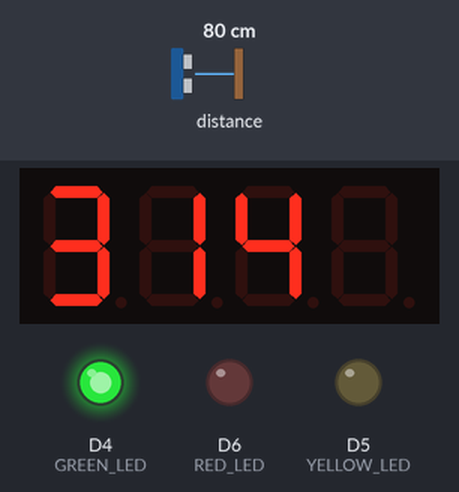
A sketch run on a simulated ESP8266 (NodeMCU). Shown: 4-digit seven-segment display, output pins drawn as LEDs (lit = HIGH). Inputs (shaded band) come from the test bench; at power-on: distance to the obstacle 80 cm. The echo pulse lasts 58.3 µs per cm.

Above: at 1.2 s.
1.3 s: distance to the obstacle set to 65 cm
At 2.1 s:
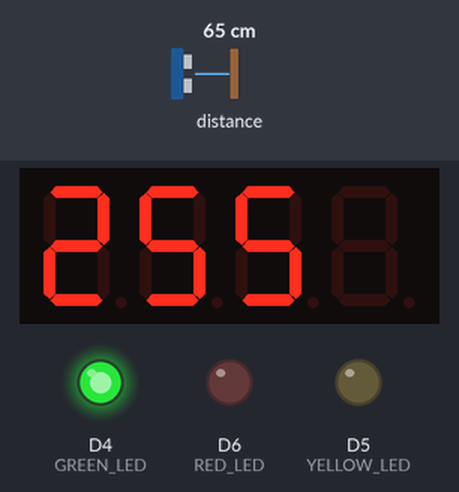
2.8 s: distance to the obstacle set to 56 cm
At 3.3 s:
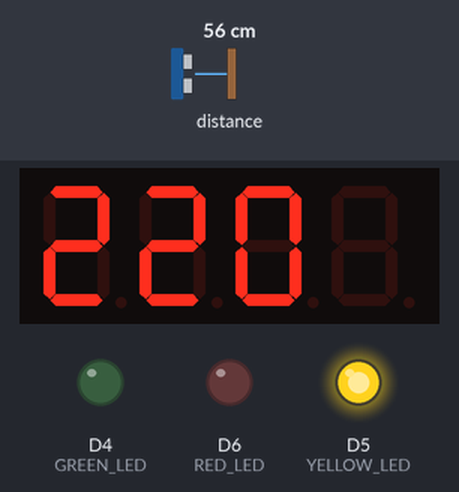
4.3 s: distance to the obstacle set to 33 cm
At 5.4 s:
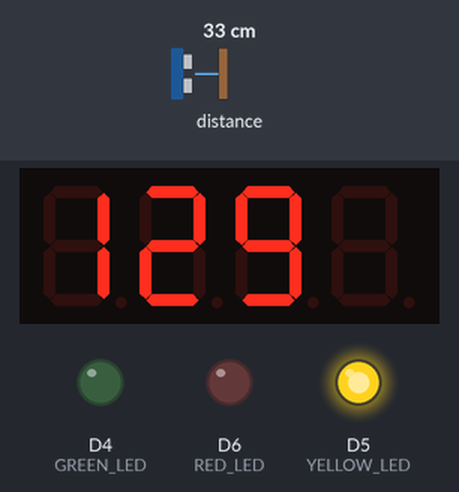
5.8 s: distance to the obstacle set to 28 cm
At 6.6 s:
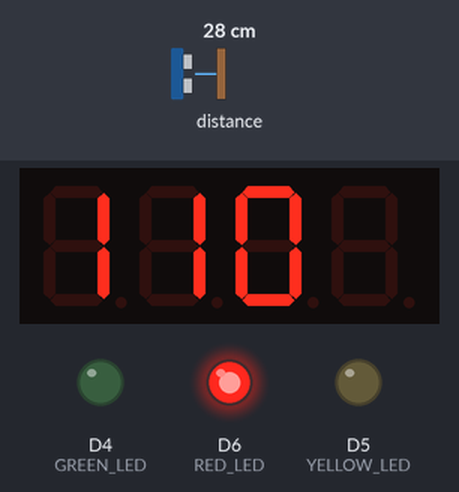
Timing chart, 0 to 8.3 s (numbered marks = the images above; inputs shaded):
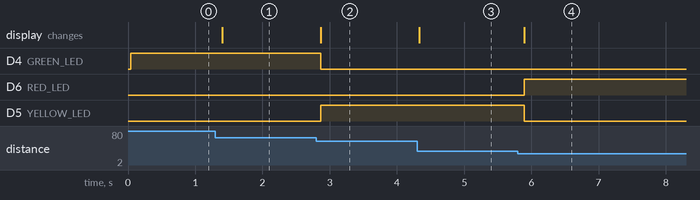

Measured:
- the behaviour switches between 61 and 60 cm on distance to the obstacle (found by bisection; images 1 and 2)
- the behaviour switches between 31 and 30 cm on distance to the obstacle (found by bisection; images 3 and 4)
- after the input at 1.3 s, the display: changes after 0.10 s (image 1)
- after the input at 2.8 s, D4 (GREEN_LED): HIGH → LOW after 0.07 s; D5 (YELLOW_LED): LOW → HIGH after 0.07 s; the display: changes after 0.07 s (image 2)
- after the input at 4.3 s, the display: changes at once (image 3)
- after the input at 5.8 s, D6 (RED_LED): LOW → HIGH after 0.10 s; D5 (YELLOW_LED): HIGH → LOW after 0.10 s; the display: changes after 0.10 s (image 4)

The sketch:

rbt310-prox-alert.ino
```cpp
//Library inclusions for the ultrasonic sensor and the LED display
#include "TM1637Display.h"
#include "Ultrasonic.h"

// Define connections to the Particle Photon
#define TRIGGER_PIN D2
#define ECHO_PIN D3
#define GREEN_LED D4
#define YELLOW_LED D5
#define RED_LED D6
#define CLK_PIN D7
#define DIO_PIN A0


// Create an instance of Ultrasonic and TM1637Display
Ultrasonic ultrasonic(TRIGGER_PIN, ECHO_PIN);
TM1637Display display(CLK_PIN, DIO_PIN);

void setup() {
    // Initialize LEDs as output
    pinMode(GREEN_LED, OUTPUT);
    pinMode(YELLOW_LED, OUTPUT);
    pinMode(RED_LED, OUTPUT);

    // Initialize TM1637 display
    display.setBrightness(0x0f); // set the diplay to maximum brightness
    display.clear(); // clear the display
}

void loop() {
    // Get the distance from the ultrasonic sensor
    long distance_cm = ultrasonic.read();

    // Convert the distance to inches
    float distance_inch = distance_cm * 0.393701;

    // Display distance on the 4-digit display
    display.showNumberDec(distance_inch * 10, true, 3, 0);

    // Determine which LED to light up based on distance
    if (distance_inch > 24) {
        digitalWrite(GREEN_LED, HIGH);
        digitalWrite(YELLOW_LED, LOW);
        digitalWrite(RED_LED, LOW);
    } else if (distance_inch <= 24 && distance_inch > 12) {
        digitalWrite(YELLOW_LED, HIGH);
        digitalWrite(GREEN_LED, LOW);
        digitalWrite(RED_LED, LOW);
    } else if (distance_inch <= 12) {
        digitalWrite(RED_LED, HIGH);
        digitalWrite(GREEN_LED, LOW);
        digitalWrite(YELLOW_LED, LOW);
    }

    delay(100);
}
```
